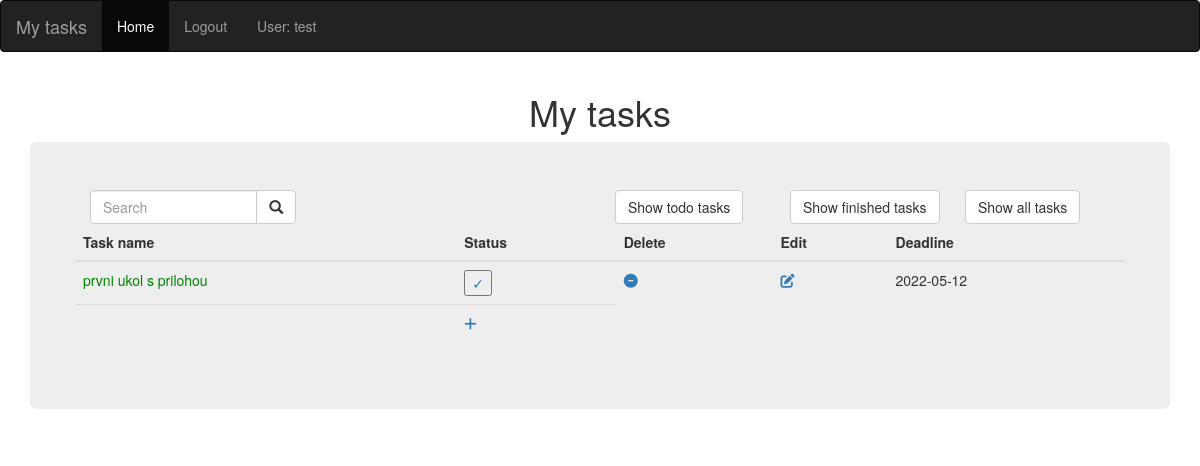
Page /show_finished (signed in) on the committed database.
### main.py (models this page shows, shortened)
class User(UserMixin, db.Model):
    __tablename__ = "users"
    id = db.Column(db.Integer, primary_key=True)
    username = db.Column(db.String(20), unique=True, nullable=False)
    email = db.Column(db.String(120), unique=True, nullable=False)
    password = db.Column(db.String(60), nullable=False)

class Task(db.Model):
    __tablename__ = "tasks"
    id = db.Column(db.Integer, primary_key=True)
    user_id = db.Column(db.Integer, db.ForeignKey("users.id"))
    title = db.Column(db.String(500), unique=True, nullable=False)
    description = db.Column(db.String(500), nullable=False)
    status = db.Column(db.String(20), nullable=False)
    deadline = db.Column(db.String(30), nullable=False)
    file_path = db.Column(db.String(250), nullable=False)

### main.py (the view)
@app.route('/show_finished', methods=["GET", "POST"])
def show_finished():
    all_tasks = db.session.query(Task).all()
    finished_tasks = [task for task in all_tasks if task.status == "✓"]
    return render_template("index.html", tasks=finished_tasks,
                           current_user=current_user)

### main.py (called while the page is built)
@login_manager.user_loader
def load_user(user_id):
    return User.query.get(int(user_id))

### templates/index.html
{% extends "base.html" %}
{% block content %}
<div class="row">
    <div class="col-sm-6">
        <form action="" method="POST">
            <div class="input-group col-xs-5">
                <input type="text" class="form-control" placeholder="Search" name="search">
                <div class="input-group-btn">
                    <button class="btn btn-default" type="submit">
                        <i class="glyphicon glyphicon-search"></i>
                    </button>
                </div>
            </div>
        </form>
    </div>
    <div class="col-sm-2">
        <form action="/show_todo" method="POST">
            <button class="btn btn-default" type="submit">
                Show todo tasks
            </button>
        </form>
    </div>
    <div class="col-sm-2">
        <form action="/show_finished" method="POST">
            <button class="btn btn-default" type="submit">
                Show finished tasks
            </button>
        </form>
    </div>
    <div class="col-sm-2">
        <a href="{{ url_for('home')}}">
            <button class="btn btn-default" type="submit">
                Show all tasks
            </button>
        </a>
    </div>
    <table class="table">
        <thead>
        <tr>
            <th scope="col">Task name</th>
            <th scope="col">Status</th>
            <th scope="col">Delete</th>
            <th scope="col">Edit</th>
            <th scope="col">Deadline</th>
        </tr>
        </thead>
        <tbody>
        {% for task in tasks %}
        <tr>
            <td>
                {% if task.status=="✓": %}
                <a href="{{ url_for('detail', id=task.id) }}" style="color: green">
                    {{task.title}}</a>
                {% else:%}
                <a href="{{ url_for('detail', id=task.id) }}" style="color: black">
                    {{task.title}}</a>
                {% endif %}
            </td>
            <td>
                <a href="{{ url_for('status', id=task.id) }}">
                    <button class="">{{task.status}}</button>
                </a>
            </td>
            <td>
                <a href="{{ url_for('delete', id=task.id) }}"><i class="fa-solid fa-circle-minus "></i></a>
            </td>
            <td>
                <a href="{{ url_for('edit', id=task.id) }}"><i class="fa-solid fa-pen-to-square "></i></a>
            </td>
            <td>
                {{task.deadline}}
            </td>
        </tr>
        {% endfor %}
        <tr>
            <th>
            </th>
            <td>
                <a href="add"><i class="fa-solid fa-plus "></i></a>
            </td>
        </tr>
        </tbody>
    </table>
</div>
{% endblock %}

### templates/base.html (shortened to what this page needs)
<!DOCTYPE html>
<html lang="en">
<head>
    <link rel="stylesheet" href="static/styles.css">
    <link rel="stylesheet"
          href="https://maxcdn.bootstrapcdn.com/bootstrap/3.4.1/css/bootstrap.min.css">
</head>
<body class="my-bg">
<nav class="navbar navbar-inverse">
    <div class="container-fluid">
        <div class="navbar-header">
            <a class="navbar-brand" href="#">My tasks</a>
        </div>
        <ul class="nav navbar-nav">
            <li class="active"><a href="{{ url_for('home')}}">Home</a></li>
            {% if current_user.is_authenticated: %}
            <li><a href="{{ url_for('logout')}}">Logout</a></li>
            <li><a href="#">User: {{current_user.username}}</a></li>
            {% endif %}
        </ul>
    </div>
</nav>
<div class="container ">
    <h1 class="display-3" , style="text-align: center">My tasks</h1>
    <div class="jumbotron my-auto ">
        {% block content %}
        {% endblock %}
    </div>
</div>
</body>
</html>

### rows in the picture
User: username "test"
Task: title "prvni ukol s prilohou", status "✓", deadline "2022-05-12"
